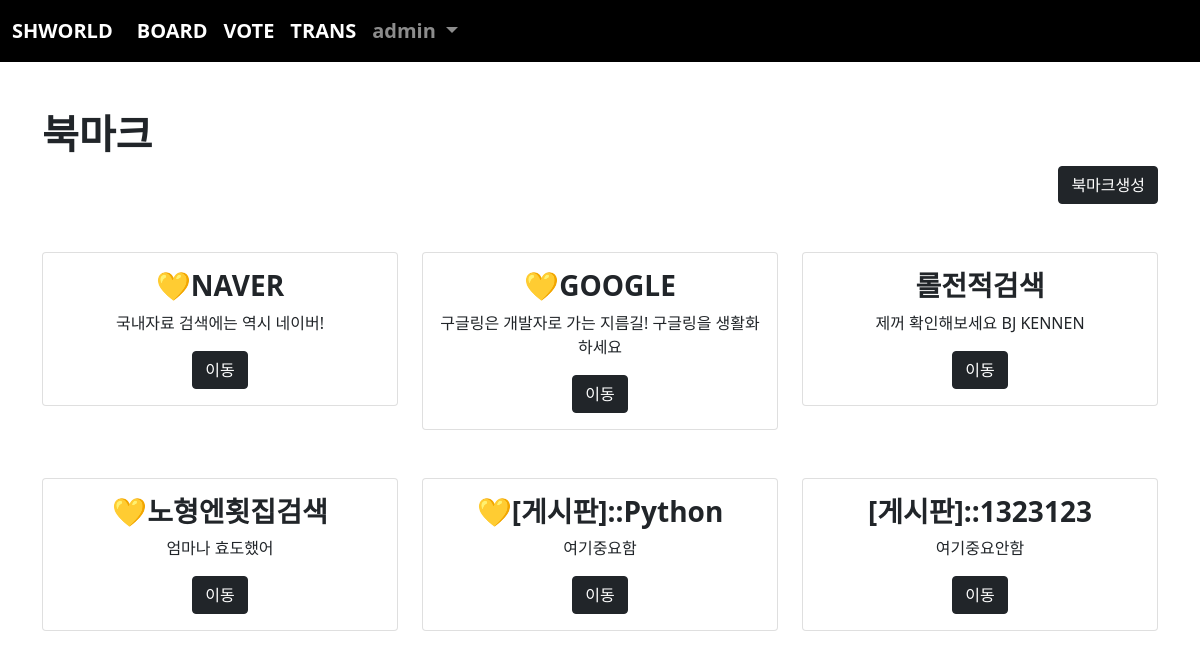
Screenshot of /book/index/ (signed in) with the database file from the repository.
### acc/models.py (models this page shows, shortened)
class User(AbstractUser):
    pic = models.ImageField(upload_to="user/%y/%m")
    age = models.IntegerField(default=1)
    comment = models.TextField()

### book/models.py (models this page shows, shortened)
class Book(models.Model):
    site_name = models.CharField(max_length=100)
    maker = models.ForeignKey(User, on_delete=models.CASCADE)
    site_url = models.TextField()
    site_con = models.TextField()
    impo = models.BooleanField()

### book/views.py (the view)
# urls.py: path('index/', views.index, name="index"),
def index(req):
    b = req.user.book_set.all()
    context = {
        "bset" : b
    }
    return render(req, "book/index.html", context)

### templates/book/index.html
{% extends 'base.html' %}
{% block con %}
    <div class="container mt-5 mb-5">
        <h1><b>북마크</b></h1>
        <div class="text-end">
            <a class="btn btn-dark" href="{% url 'book:create' %}">북마크생성</a>
        </div>
        <div class="row">
            {% for i in bset %}
                <div class="col-lg-4 mt-5">
                    <div class="card">
                        <div class="card-body text-center">
                            <h3 class="card-title"><b>{% if i.impo %}💛{% endif %}{{ i.site_name }}</b></h3>
                            <p class="card-text">{{ i.site_con }}</p>
                            <a href="{{ i.site_url }}" target="_blank" class="btn btn-dark">이동</a>
                        </div>
                    </div>
                </div>
            {% endfor %}
        </div>
    </div>
{% endblock %}

### templates/base.html (shortened to what this page needs)
<!doctype html>
<html lang="en">
    <head>
        <link href="https://cdn.jsdelivr.net/npm/bootstrap@5.1.3/dist/css/bootstrap.min.css" rel="stylesheet">
    </head>
    <body>
        {% if user.is_authenticated %}
            <nav class="navbar navbar-expand-lg navbar-dark" style="background-color: rgb(0, 0, 0); font-size: 20px; font-weight: bold;">
                <div class="container-fluid">
                    <a class="navbar-brand" href="#">SHWORLD</a>
                    <div class="collapse navbar-collapse" id="navbarSupportedContent">
                        <ul class="navbar-nav me-auto mb-2 mb-lg-0">
                            <li class="nav-item">
                                <a class="nav-link active" aria-current="page" href="{% url 'board:index' %}">BOARD</a>
                            </li>
                            <li class="nav-item">
                                <a class="nav-link active" aria-current="page" href="{% url 'vote:index' %}">VOTE</a>
                            </li>
                            <li class="nav-item">
                                <a class="nav-link active" aria-current="page" href="{% url 'trans:index' %}">TRANS</a>
                            </li>
                            <li class="nav-item dropdown">
                                <a class="nav-link dropdown-toggle" href="#" id="navbarDropdown" role="button" data-bs-toggle="dropdown" aria-expanded="false">
                                    {{ user }}
                                </a>
                            </li>
                        </ul>
                    </div>
                </div>
            </nav>
        {% endif %}
        {% if user.is_authenticated %}
            {% block con %}{% endblock %}
        {% endif %}
    </body>
</html>

### rows the page displays
User: username "admin"
Book: site_name "NAVER", site_con "국내자료 검색에는 역시 네이버!"
Book: site_name "GOOGLE", site_con "구글링은 개발자로 가는 지름길! 구글링을 생활화 하세요"
Book: site_name "롤전적검색", site_con "제꺼 확인해보세요 BJ KENNEN"
Book: site_name "노형엔횟집검색", site_con "엄마나 효도했어"
Book: site_name "[게시판]::Python", site_con "여기중요함"
Book: site_name "[게시판]::1323123", site_con "여기중요안함"
